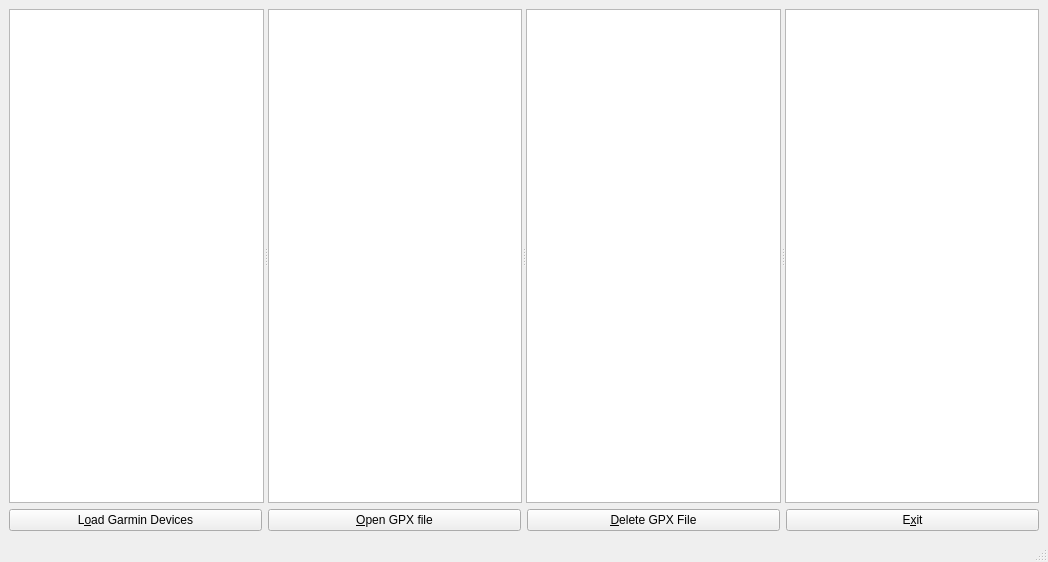
<?xml version="1.0" encoding="UTF-8"?>
<ui version="4.0">
 <class>MainWindow</class>
 <widget class="QMainWindow" name="MainWindow">
  <property name="geometry">
   <rect>
    <x>0</x>
    <y>0</y>
    <width>1048</width>
    <height>562</height>
   </rect>
  </property>
  <property name="windowTitle">
   <string>Analyze Garmin GPX files</string>
  </property>
  <widget class="QWidget" name="centralwidget">
   <layout class="QVBoxLayout" name="verticalLayout">
    <item>
     <widget class="QSplitter" name="splitter">
      <property name="orientation">
       <enum>Qt::Horizontal</enum>
      </property>
      <widget class="QTreeView" name="dirTreeView"/>
      <widget class="QTableView" name="trkListView"/>
      <widget class="QTableView" name="wptListView"/>
      <widget class="QTableView" name="rteListView"/>
     </widget>
    </item>
    <item>
     <layout class="QHBoxLayout" name="horizontalLayout">
      <item>
       <widget class="QPushButton" name="loadGpxButton">
        <property name="text">
         <string>L&amp;oad Garmin Devices</string>
        </property>
       </widget>
      </item>
      <item>
       <widget class="QPushButton" name="openGpxButton">
        <property name="text">
         <string>&amp;Open GPX file</string>
        </property>
       </widget>
      </item>
      <item>
       <widget class="QPushButton" name="deleteGpxButton">
        <property name="toolTip">
         <string extracomment="Delete selected GPX file"/>
        </property>
        <property name="text">
         <string>&amp;Delete GPX File</string>
        </property>
       </widget>
      </item>
      <item>
       <widget class="QPushButton" name="exitButton">
        <property name="text">
         <string>E&amp;xit</string>
        </property>
       </widget>
      </item>
     </layout>
    </item>
   </layout>
  </widget>
  <widget class="QMenuBar" name="menubar">
   <property name="geometry">
    <rect>
     <x>0</x>
     <y>0</y>
     <width>1048</width>
     <height>22</height>
    </rect>
   </property>
  </widget>
  <widget class="QStatusBar" name="statusbar"/>
 </widget>
 <resources/>
 <connections/>
</ui>
